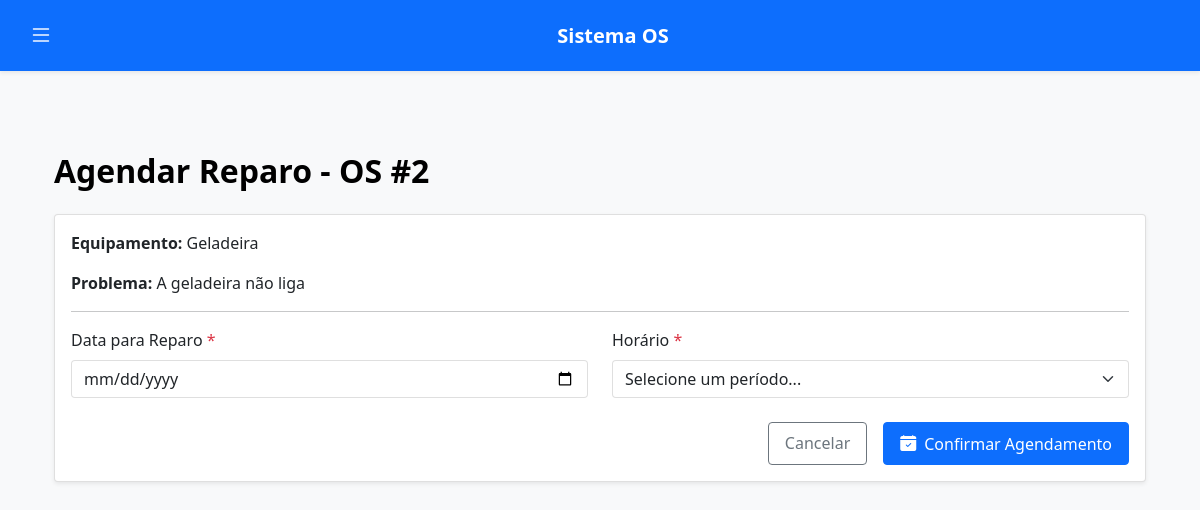
The page /manutencao/agendar/2 (signed in) on the database its author committed.
### tables this page shows
CREATE TABLE ordens_servico (
            id INTEGER PRIMARY KEY AUTOINCREMENT,
            data TEXT NOT NULL DEFAULT CURRENT_TIMESTAMP,
            equipamento TEXT NOT NULL,
            problema TEXT NOT NULL,
            prioridade TEXT NOT NULL CHECK(prioridade IN ('baixa', 'normal', 'alta', 'urgente')),
            status TEXT NOT NULL CHECK(status IN ('Aberta', 'Agendada', 'Em andamento', 'Pausada', 'Concluída', 'Cancelada')) DEFAULT 'Aberta',
            solucao TEXT,
            tempo_reparo REAL,
            inicio TEXT,
            fim TEXT,
            solicitante_id INTEGER NOT NULL,
            tecnico_id INTEGER, 
            local TEXT,
            setor TEXT,
            data_agendamento TEXT,
            horario_agendamento TEXT,
            FOREIGN KEY (solicitante_id) REFERENCES usuarios (id) ON DELETE RESTRICT, -- Impede deleção de usuário com OS
            FOREIGN KEY (tecnico_id) REFERENCES usuarios (id) ON DELETE SET NULL -- Seta NULL se o usuário técnico for deletado
        );

### app.py (the view, shortened to what this page needs)
@app.route('/manutencao/agendar/<int:id_os>', methods=['GET', 'POST'])
@manutencao_required
def agendar_os(id_os):
    conn = get_db()
    cursor = conn.cursor()
    cursor.execute("SELECT * FROM ordens_servico WHERE id = ?", (id_os,))
    os_data = cursor.fetchone()
    if not os_data:
        flash('Ordem de Serviço não encontrada.', 'danger')
        return redirect(url_for('manutencao_dashboard'))
    if os_data['status'] in ['Concluída', 'Cancelada']:
        flash(f"OS #{id_os} já está {os_data['status'].lower()} e não pode ser reagendada.", 'warning')
        return redirect(url_for('detalhe_os', id_os=id_os))
    return render_template('manutencao/agendar_os.html',
                           os=os_data)

### app.py (called while the page is built)
def manutencao_required(f):
    @wraps(f)
    def decorated_function(*args, **kwargs):
        if session.get('tipo') != 'manutencao':
            flash('Acesso não autorizado', 'danger')
            return redirect(url_for('login'))
        return f(*args, **kwargs)
    return decorated_function

def get_db():
    if 'db' not in g:
        g.db = sqlite3.connect('db/os.db')
        g.db.row_factory = sqlite3.Row
        g.db.execute("PRAGMA journal_mode=WAL")
        g.db.execute("PRAGMA busy_timeout=5000")
    return g.db

### templates/manutencao/agendar_os.html (shortened to what this page needs)
{% extends "base.html" %}
{% block content %}
<div class="container">
    <h2 class="my-4">Agendar Reparo - OS #{{ os.id }}</h2>
    <div class="card">
        <div class="card-body">
            <p><strong>Equipamento:</strong> {{ os.equipamento|default('Não especificado') }}</p>
            <p><strong>Problema:</strong> {{ os.problema|default('Não especificado') }}</p>
            <hr>
            <form method="POST" action="{{ url_for('agendar_os', id_os=os.id) }}">
                <div class="row mb-3">
                    <div class="col-md-6">
                        <label for="data_agendamento" class="form-label">Data para Reparo <span class="text-danger">*</span></label>
                        <input type="date" class="form-control" id="data_agendamento" name="data_agendamento"
                               value="{{ request_form_data.data_agendamento if request_form_data else (os.data_agendamento if os.data_agendamento else (datetime.now().strftime('%Y-%m-%d') if datetime else '')) }}" required>
                    </div>
                    <div class="col-md-6">
                        <label for="horario_agendamento" class="form-label">Horário <span class="text-danger">*</span></label>
                        <select class="form-select" id="horario_agendamento" name="horario_agendamento" required>
                            {% set horario_selecionado = request_form_data.horario_agendamento if request_form_data else os.horario_agendamento %}
                            <option value="">Selecione um período...</option>
                        </select>
                    </div>
                </div>
                <div class="d-grid gap-2 d-md-flex justify-content-md-end mt-4">
                    <a href="{{ url_for('detalhe_os', id_os=os.id) }}" class="btn btn-outline-secondary me-md-2">Cancelar</a>
                    <button type="submit" class="btn btn-primary">
                        <i class="bi bi-calendar-check-fill me-2"></i>Confirmar Agendamento
                    </button>
                </div>
            </form>
        </div>
    </div>
</div>
{% endblock %}

### static/style.css (style rules this page uses)
:root { --bs-body-bg-light: #f8f9fa; --bs-body-color-light: #212529; --bs-emphasis-color-light: #000; --card-bg-light: #ffffff; --card-border-color-light: rgba(0, 0, 0, 0.125); --card-header-bg-light: #f8f9fa; --card-header-color-light: #212529; --navbar-bg-light: #0d6efd; --navbar-color-light: rgba(255, 255, 255, 0.75); --navbar-brand-color-light: #ffffff; --navbar-hover-color-light: #ffffff; --offcanvas-bg-light: #f8f9fa; --offcanvas-color-light: #212529; --offcanvas-link-hover-bg-light: #e9ecef; --offcanvas-link-hover-color-light: #0d6efd; --table-header-bg-light: #f8f9fa; --table-header-color-light: #212529; --form-control-focus-border-light: #86b7fe; --form-control-focus-shadow-light: rgba(13, 110, 253, 0.25); --link-color-light: #0d6efd; --link-hover-color-light: #0a58ca; }
body { background-color: var(--bs-body-bg-light); color: var(--bs-body-color-light); padding-top: 56px; }
.card { box-shadow: 0 0.125rem 0.25rem rgba(0, 0, 0, 0.075); margin-bottom: 1.5rem; border: 1px solid var(--card-border-color-light); background-color: var(--card-bg-light); }
.form-control, .form-select { background-color: var(--card-bg-light); color: var(--bs-body-color-light); border: 1px solid var(--card-border-color-light); }
.btn { font-weight: 500; padding: 0.5rem 1rem; }
.btn i, .btn .bi { margin-right: 0.5rem; vertical-align: text-bottom; }
a { color: var(--link-color-light); text-decoration: none; }
h1, h2, h3, h4, h5, h6 { color: var(--bs-emphasis-color-light); font-weight: 600; }
.container { padding-top: 1.5rem; padding-bottom: 2rem; }

### templates/base.html (style rules this page uses)
body { padding-top: 56px; }

### rows shown on the page
ordens_servico: id "2", equipamento "Geladeira", problema "A geladeira não liga"
